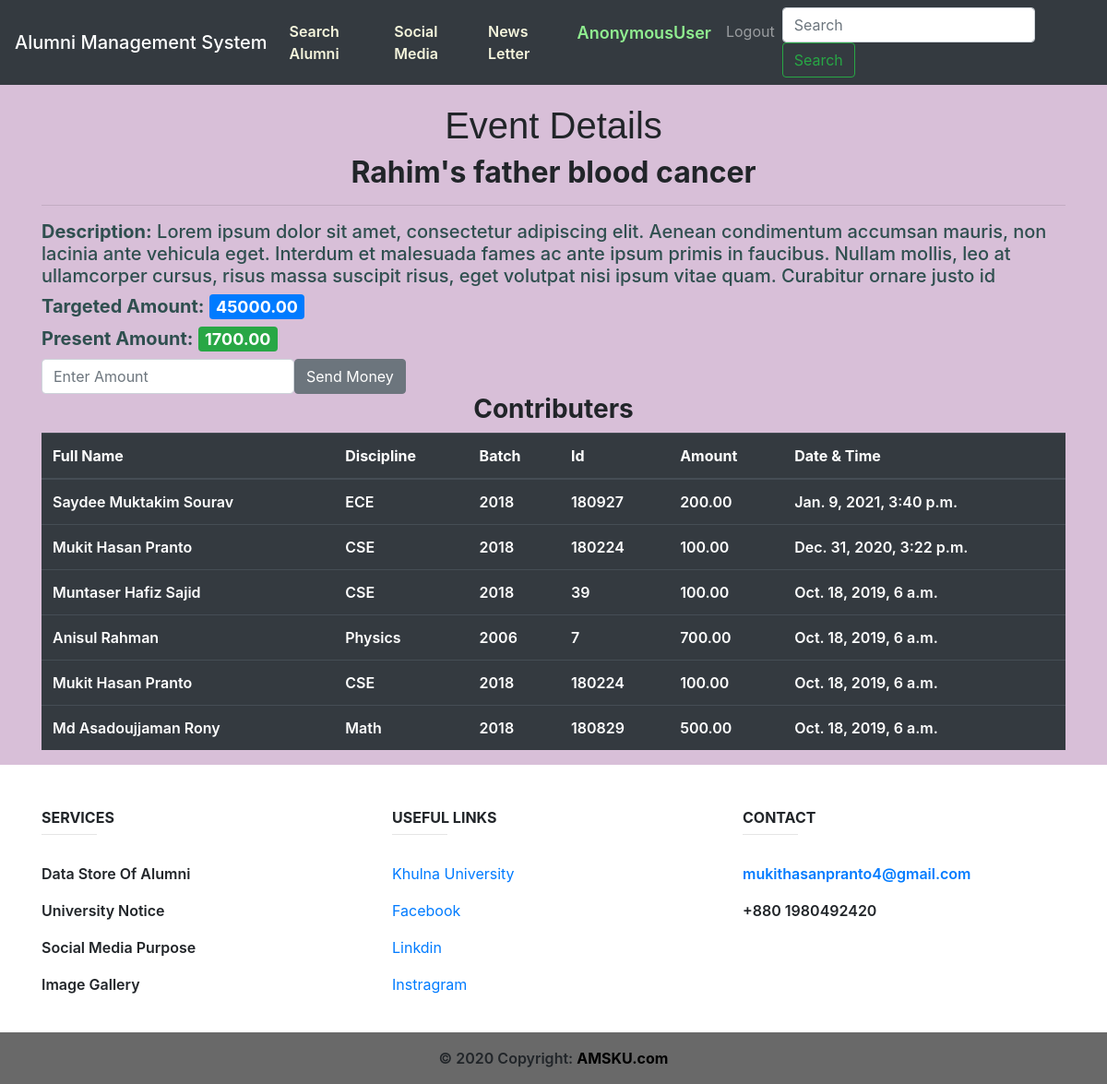
The app's page /events/1/ with its own data.
### event/models.py (models this page shows, shortened)
class Event(models.Model):
    discipline_list = ['Architecture','CSE','ECE','Math','URP','Physics','Chemistry','Stat','Pharmacy','BGE','FWT','FMRT','Agrotechnology','ES','SWE','BAD','HRM','DP','PM','DS','History','English','Bangla','IER','Sculpture','Econ','Sociology','MCJ','Law']
    Discipline_Choices = []
    for x in discipline_list:
        Discipline_Choices.append((x,x))
    headline = models.CharField(max_length=100)
    description = models.TextField()
    discipline = models.CharField(max_length=255,choices=Discipline_Choices,blank=True)
    visible_to = models.CharField(max_length=255,choices=Discipline_Choices,blank=True)
    target_amount = models.DecimalField(max_digits=15, decimal_places=2)
    present_amount = models.DecimalField(max_digits=15, decimal_places=2,default=0)
    is_present = models.BooleanField(default=True)

class Contributer(models.Model):
    date = datetime.strptime('10/18/2019','%m/%d/%Y')
    event_no = models.ForeignKey('Event',on_delete=models.CASCADE)
    alumni = models.ForeignKey('alumni_profile.Alumni_Profile',on_delete=models.CASCADE)
    amount = models.DecimalField(max_digits=15, decimal_places=2)
    created_on = models.DateTimeField(default=date)

### alumni_profile/models.py (models this page shows, shortened)
class Alumni_Profile(models.Model):
    discipline_list = ['Architecture','CSE','ECE','Math','URP','Physics','Chemistry','Stat','Pharmacy','BGE','FWT','FMRT','Agrotechnology','ES','SWE','BAD','HRM','DP','PM','DS','History','English','Bangla','IER','Sculpture','Econ','Sociology','MCJ','Law']
    Discipline_Choices = []
    for x in discipline_list:
        Discipline_Choices.append((x,x))
    Id_Choices = []
    for x in range(1,51):
        Id_Choices.append((str(x),str(x)))
    Batch_Choices = []
    for x in range(1991,2019):
        Batch_Choices.append((str(x),str(x)))
    job_list=['Agriculture','Architecture and Construction','Business Management and Administration','Education','Finance','Food','Government and Public Administration','Health Science','Human Services','Law, Public Safety, Corrections and Security','Manufacturing','Marketing, Sales and Service','Natural Resources','Science, Technology and Engineering','Other']
    Job_Choices = []
    for x in job_list:
        Job_Choices.append((x,x))
    country_list = ["Afghanistan","Albania","Algeria","Andorra","Angola","Anguilla","Antigua &amp; Barbuda","Argentina","Armenia","Aruba","Australia","Austria","Azerbaijan","Bahamas","Bahrain","Bangladesh","Barbados","Belarus","Belgium","Belize","Benin","Bermuda","Bhutan","Bolivia","Bosnia &amp; Herzegovina","Botswana","Brazil","British Virgin Islands","Brunei","Bulgaria","Burkina Faso","Burundi","Cambodia","Cameroon","Cape Verde","Cayman Islands","Chad","Chile","China","Colombia","Congo","Cook Islands","Costa Rica","Cote D Ivoire","Croatia","Cruise Ship","Cuba","Cyprus","Czech Republic","Denmark","Djibouti","Dominica","Dominican Republic","Ecuador","Egypt","El Salvador","Equatorial Guinea","Estonia","Ethiopia","Falkland Islands","Faroe Islands","Fiji","Finland","France","French Polynesia","French West Indies","Gabon","Gambia","Georgia","Germany","Ghana","Gibraltar","Greece","Greenland","Grenada","Guam","Guatemala","Guernsey","Guinea","Guinea Bissau","Guyana","Haiti","Honduras","Hong Kong","Hungary","Iceland","India","Indonesia","Iran","Iraq","Ireland","Isle of Man","Israel","Italy","Jamaica","Japan","Jersey","Jordan","Kazakhstan","Kenya","Kuwait","Kyrgyz Republic","Laos","Latvia","Lebanon","Lesotho","Liberia","Libya","Liechtenstein","Lithuania","Luxembourg","Macau","Macedonia","Madagascar","Malawi","Malaysia","Maldives","Mali","Malta","Mauritania","Mauritius","Mexico","Moldova","Monaco","Mongolia","Montenegro","Montserrat","Morocco","Mozambique","Namibia","Nepal","Netherlands","Netherlands Antilles","New Caledonia","New Zealand","Nicaragua","Niger","Nigeria","Norway","Oman","Pakistan","Palestine","Panama","Papua New Guinea","Paraguay","Peru","Philippines","Poland","Portugal","Puerto Rico","Qatar","Reunion","Romania","Russia","Rwanda","Saint Pierre &amp; Miquelon","Samoa","San Marino","Satellite","Saudi Arabia","Senegal","Serbia","Seychelles","Sierra Leone","Singapore","Slovakia","Slovenia","South Africa","South Korea","Spain","Sri Lanka","St Kitts &amp; Nevis","St Lucia","St Vincent","St. Lucia","Sudan","Suriname","Swaziland","Sweden","Switzerland","Syria","Taiwan","Tajikistan","Tanzania","Thailand","Timor L'Este","Togo","Tonga","Trinidad &amp; Tobago","Tunisia","Turkey","Turkmenistan","Turks &amp; Caicos","Uganda","Ukraine","United Arab Emirates","United Kingdom","Uruguay","Uzbekistan","Venezuela","Vietnam","Virgin Islands (US)","Yemen","Zambia","Zimbabwe"]
    Country_Choices = []
    for x in country_list:
        Country_Choices.append((x,x))
    full_name = models.CharField(max_length=255)
    image = models.FileField(upload_to='uploads/')
    certificate = models.FileField(upload_to='uploads/')
    discipline = models.CharField(max_length=255,choices=Discipline_Choices)
    student_id = models.CharField(max_length=10)
    batch = models.CharField(max_length=50,choices=Batch_Choices)
    job_type = models.CharField(max_length=50)
    job_position = models.CharField(max_length=60)
    company_name = models.CharField(max_length=60,blank=True)
    higher_study = models.CharField(max_length=60)
    present_address = models.CharField(max_length=60)
    present_country = models.CharField(max_length=60,choices=Country_Choices)
    prmanent_address = models.CharField(max_length=60)
    mobile = models.CharField(max_length=60)
    facebook = models.URLField(max_length=60,blank=True)
    linkdin = models.URLField(max_length=60,blank=True)
    about_me = models.TextField()
    is_verified = models.BooleanField(default=False)
    ask_for_update_certificate = models.BooleanField(default=False)
    user = models.OneToOneField(settings.AUTH_USER_MODEL, on_delete=models.CASCADE,related_name="alumni")

### event/views.py (the view)
# urls.py: path('<int:id>/',event_details,name='event_details'),
def event_details(request,id):
    event = Event.objects.get(pk=id)
    cont = Contributer.objects.filter(event_no=event).order_by('-created_on')
    context = {
        'event':event,
        'contributers':cont,
    }
    return render(request,'event/event_details.html',context)

### alumni_fee/context_processors.py (called while the page is built)
def add_variable_to_context(request):
    year_fee = Fee_Info.objects.get()
    current_news_letter = News_Letter.objects.all().order_by('-start_date').first()
    return {
        'yearFee': year_fee.yearly_fee,
        'current_news_letter':current_news_letter,
    }

### templates/event/event_details.html (shortened to what this page needs)
{% extends "base.html" %}
{% load static %}
{% block content %}
<div class="event_details" style="background-color: thistle;">
    <div class="container">
        <h1 style="padding-top: 20px;
        text-align: center;
        font-family: Impact, Haettenschweiler, 'Arial Narrow Bold', sans-serif;">Event Details</h1>
        <h2 style="text-align: center;font-weight: 700;">{{event.headline}}</h2>
        <hr>
        <h5 style="color: darkslategrey;"><span style="font-weight: 700;">Description:</span> {{event.description}}</h5>
        <h5 style="color: darkslategrey;"><span style="font-weight: 700;">Targeted Amount:</span> <span class="badge badge-primary" style="font-size: large;">{{event.target_amount}}</span></h5>
        <h5 style="color: darkslategrey;"><span style="font-weight: 700;">Present Amount:</span> <span class="badge badge-success" style="font-size: large;">{{event.present_amount}}</span></h5>
        <form class="form-inline" action="{% url 'payment' event.id %}" method="POST">
          <input type="number" name="amount" placeholder="Enter Amount" class="form-control">
          <input type="submit" class="btn btn-secondary" value="Send Money">
        </form>
        <h3 style="font-weight: 700;text-align: center;">Contributers</h3>
        <div style="overflow-y: auto;">
            <table class="table table-dark table-hover">
                <thead>
                  <tr>
                    <th>Full Name</th>
                    <th>Discipline</th>
                    <th>Batch</th>
                    <th>Id</th>
                    <th>Amount</th>
                    <th>Date & Time</th>
                  </tr>
                </thead>
                <tbody style="font-weight: 600;">
                  {% for contributer in contributers %}
                  <tr>
                    <td>{{contributer.alumni.full_name}}</td>
                    <td>{{contributer.alumni.discipline}}</td>
                    <td>{{contributer.alumni.batch}}</td>
                    <td>{{contributer.alumni.student_id}}</td>
                    <td>{{contributer.amount}}</td>
                    <td>{{contributer.created_on}}</td>
                  </tr>
                  {% endfor %}
                </tbody>
              </table>
        </div>
    </div>
</div>
{% endblock %}

### templates/base.html (style rules this page uses)
* { box-sizing: border-box; }

### records on screen
Event: headline "Rahim's father blood cancer", description "Lorem ipsum dolor sit amet, consectetur adipiscing elit. Aenean condimentum accumsan mauris, non lacinia ante vehicula eget. Interdum et malesuada fames ac ante ipsum primis in faucibus. Nullam mollis, leo at ullamcorper cursus, risus massa suscipit risus, eget volutpat nisi ipsum vitae quam. Curabitur ornare justo id", target_amount "45000.00", present_amount "1700.00"
Contributer: alumni.full_name "Saydee Muktakim Sourav", alumni.discipline "ECE", alumni.batch "2018", alumni.student_id "180927", amount "200.00", created_on "Jan. 9, 2021, 3:40 p.m."
Contributer: alumni.full_name "Mukit Hasan Pranto", alumni.discipline "CSE", alumni.batch "2018", alumni.student_id "180224", amount "100.00", created_on "Dec. 31, 2020, 3:22 p.m."
Contributer: alumni.full_name "Muntaser Hafiz Sajid", alumni.discipline "CSE", alumni.batch "2018", alumni.student_id "39", amount "100.00", created_on "Oct. 18, 2019, 6 a.m."
Contributer: alumni.full_name "Anisul Rahman", alumni.discipline "Physics", alumni.batch "2006", alumni.student_id "7", amount "700.00", created_on "Oct. 18, 2019, 6 a.m."
Contributer: alumni.full_name "Mukit Hasan Pranto", alumni.discipline "CSE", alumni.batch "2018", alumni.student_id "180224", amount "100.00", created_on "Oct. 18, 2019, 6 a.m."
Contributer: alumni.full_name "Md Asadoujjaman Rony", alumni.discipline "Math", alumni.batch "2018", alumni.student_id "180829", amount "500.00", created_on "Oct. 18, 2019, 6 a.m."

### other values on screen
{{ request.user }} "AnonymousUser"
